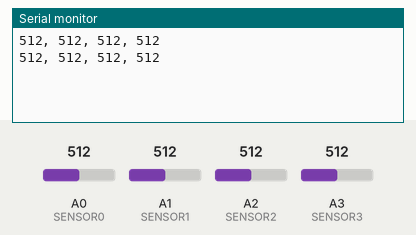
The sketch below on a simulated Arduino Uno, built with avr-gcc and run on an emulated ATmega328P. Parts: the last lines printed to the serial monitor. The inputs (shaded band) are chosen by the test bench; at power-on: A0 (SENSOR0) = 512, A1 (SENSOR1) = 512, A2 (SENSOR2) = 512, A3 (SENSOR3) = 512.

Above: at 1.8 s.
1.9 s: A0 (SENSOR0) set to 716
At 2.7 s:
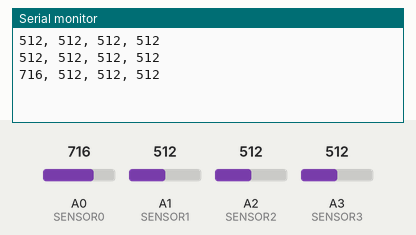
3.4 s: A1 (SENSOR1) set to 716
At 4.7 s:
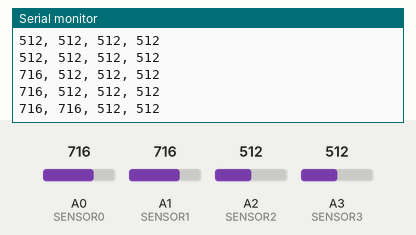
4.9 s: A2 (SENSOR2) set to 716
At 5.8 s:
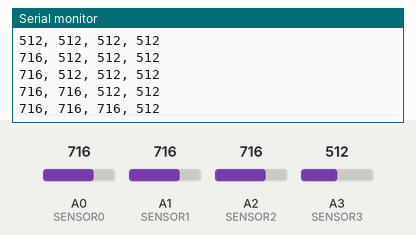
6.4 s: A3 (SENSOR3) set to 716
At 7.7 s:
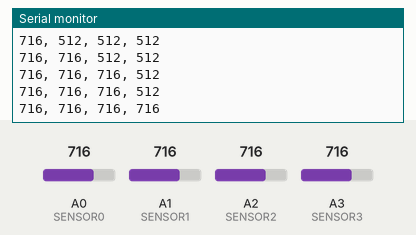
7.9 s: A0 (SENSOR0) set to 992
At 8.6 s:
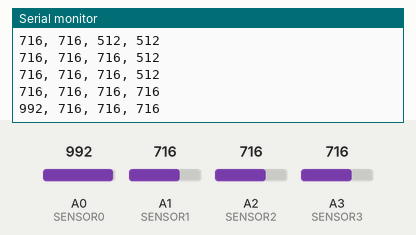
9.4 s: A1 (SENSOR1) set to 992
At 10.8 s:
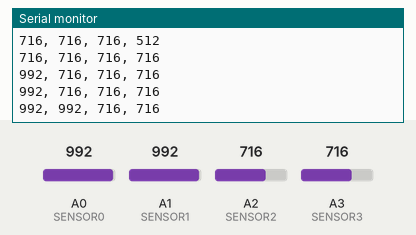
Timing chart, 0 to 11.9 s (numbered marks = the images above; inputs shaded):
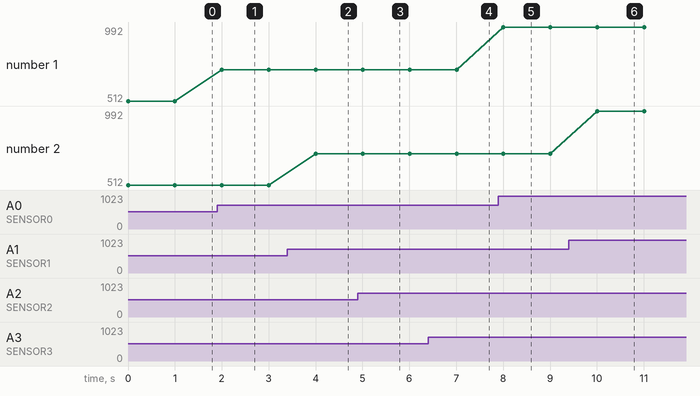

Measured:
- after the input at 1.9 s, the serial monitor: prints a new line after 0.10 s (image 1)
- after the input at 3.4 s, the serial monitor: prints a new line after 0.60 s (image 2)
- after the input at 4.9 s, the serial monitor: prints a new line after 0.11 s (image 3)
- after the input at 6.4 s, the serial monitor: prints a new line after 0.61 s (image 4)
- after the input at 7.9 s, the serial monitor: prints a new line after 0.11 s (image 5)
- after the input at 9.4 s, the serial monitor: prints a new line after 0.61 s (image 6)
- plotted number 1: 512 → 716 after the input at 1.9 s, 716 → 992 after the input at 7.9 s

The sketch:

MeasureFourBalloons.ino
```cpp
//ピンの設定

int val0;    //valを変数として設定
int val1;
int val2;
int val3;

const int SENSOR0 = 0;
const int SENSOR1 = 1;
const int SENSOR2 = 2;
const int SENSOR3 = 3;

void setup() {
  Serial.begin(9600);
}

void loop()
{
    val0 = analogRead(SENSOR0);  //valの範囲: 0-1023 → 0-5V
    val1 = analogRead(SENSOR1);  //valの範囲: 0-1023 → 0-5V
    val2 = analogRead(SENSOR2);  //valの範囲: 0-1023 → 0-5V
    val3 = analogRead(SENSOR3);  //valの範囲: 0-1023 → 0-5V

    float data;
    char S1[20];
    char s[20];

    sprintf(S1,"%d, %d, %d, %d",val0, val1, val2, val3);

    Serial.println(S1);
    delay(1000);
}
```
